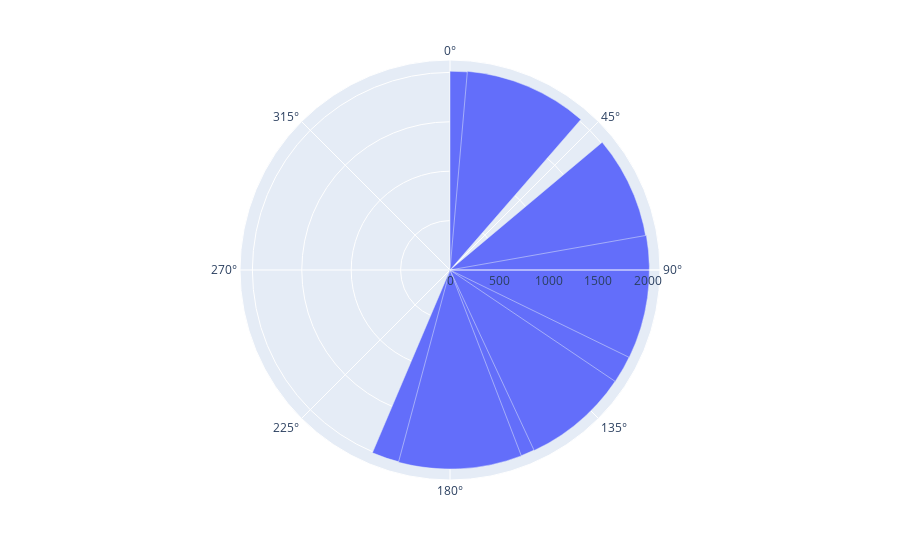

The notebook cell saved with this chart:
### Code cell
px.bar_polar(r=years,theta=sales)

### Figure 1 — Plotly figure (JSON) as saved in the notebook; plotly's stock layout.template omitted (floating-point values rounded to 4 significant figures)
{"data": [{"hovertemplate": "r=%{r}<br>theta=%{theta}<extra></extra>", "legendgroup": "", "marker": {"color": "#636efa", "pattern": {"shape": ""}}, "name": "", "r": [2010, 2011, 2012, 2013, 2014, 2015, 2016, 2017, 2018, 2019], "showlegend": false, "subplot": "polar", "theta": [4865, 4388, 1098, 4479, 1214, 3417, 3377, 2266, 4778, 3623], "type": "barpolar"}], "layout": {"barmode": "relative", "legend": {"tracegroupgap": 0}, "margin": {"t": 60}, "polar": {"angularaxis": {"direction": "clockwise", "rotation": 90}, "domain": {"x": [0, 1], "y": [0, 1]}}}}
